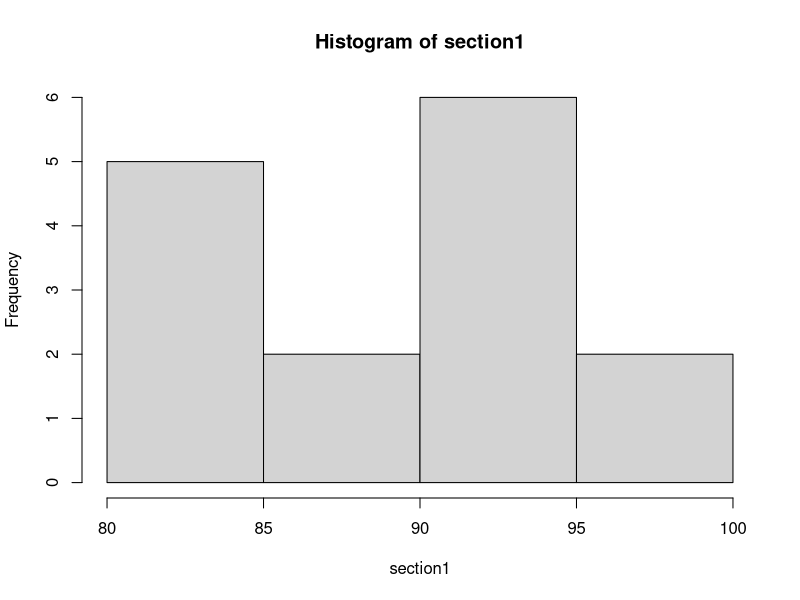
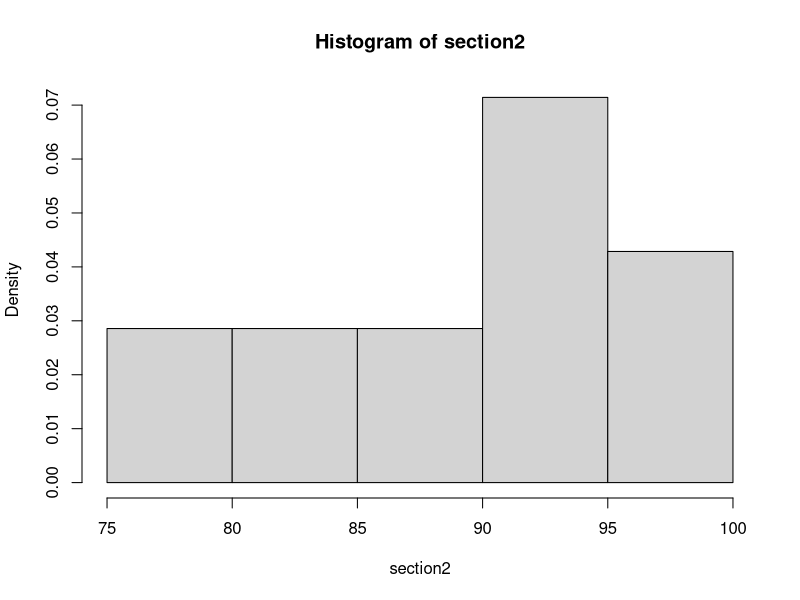
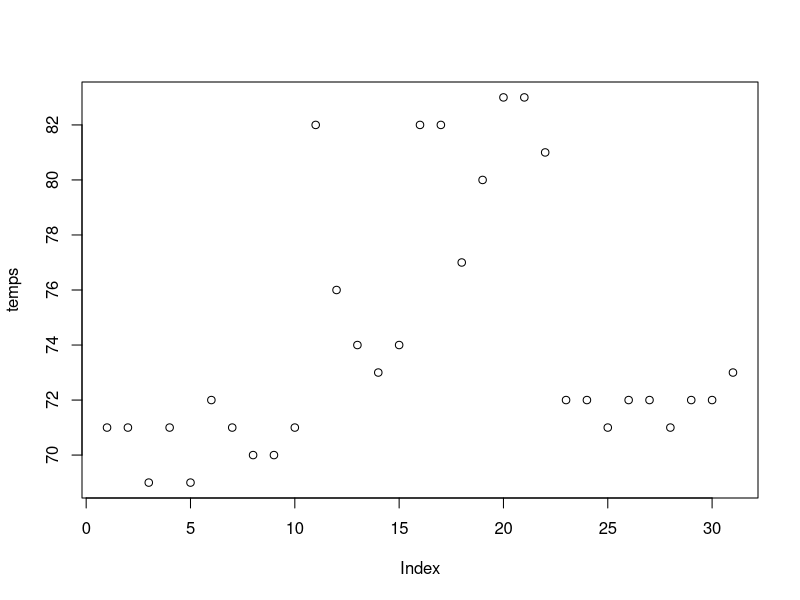
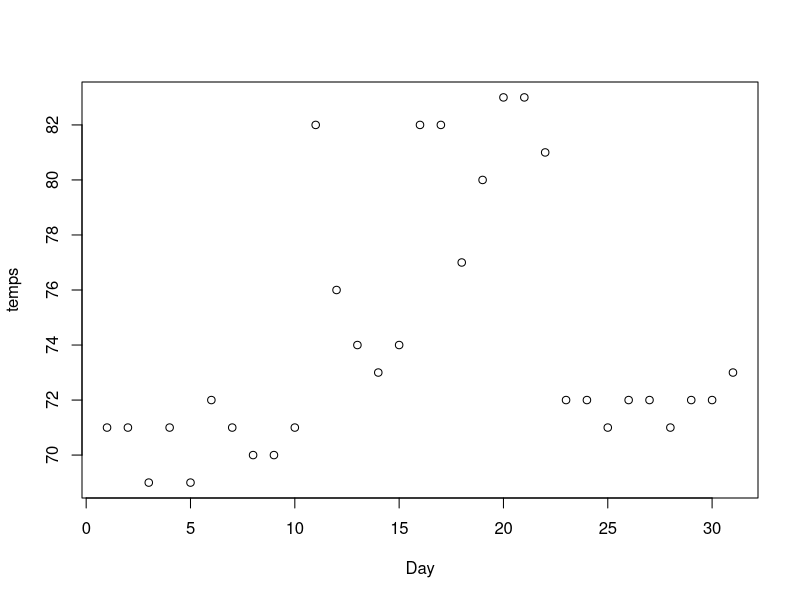
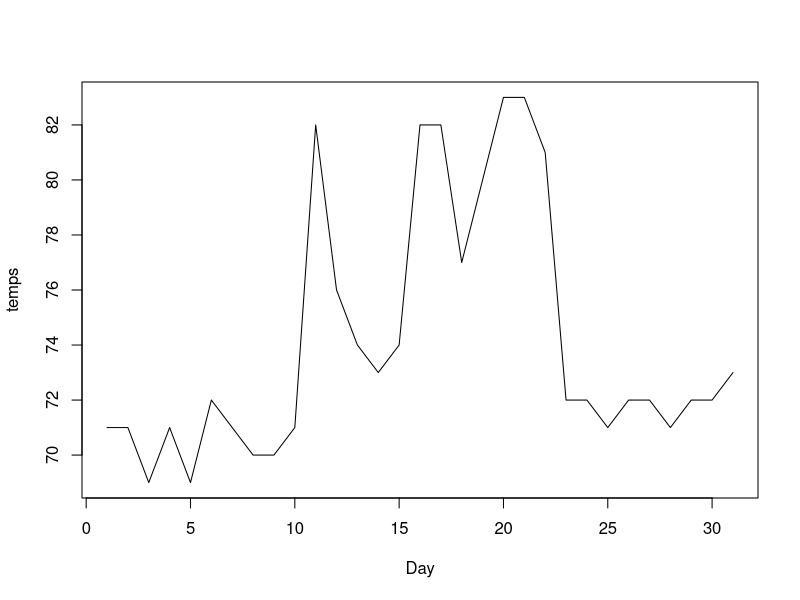

These figures' R source, in order:
## ---- chunk 1
knitr::opts_chunk$set(echo = TRUE)
## ---- chunk 2
section1 <- c(92, 88, 100, 96, 80, 82, 85, 93, 81, 95, 84, 92, 93, 90, 92)
section2 <- c(92, 90, 99, 95, 78, 81, 83, 94, 75, 98, 94, 96, 94, 89)
## ---- chunk 3
mean(section1)
mean(section2)
median(section1)
median(section2)
table(section1) # Mode is 92
table(section2) # Mode is 94
## ---- chunk 4
length(section1)
length(section2)
## ---- chunk 5
sort(section1)
sort(section2)
## ---- chunk 6
hist(section1, freq=TRUE)
hist(section2, freq=FALSE)
## ---- chunk 7
sum(section1)/length(section1)
## ---- chunk 8
temps <- c(71, 71, 69, 71, 69, 72, 71, 70, 70, 71, 82, 76, 74, 73, 74, 82, 82, 77, 80, 83, 83, 81, 72, 72, 71, 72, 72, 71, 72, 72, 73)
## ---- chunk 9
plot(temps)
## ---- chunk 10
length(temps)
## ---- chunk 11
li <- seq(1:length(temps))
## ---- chunk 12
plot(x=li, y=temps, xlab="Day")
## ---- chunk 13
plot(x=li, y=temps, xlab="Day", type='l')
## ---- chunk 14
section1[5] <- 83
## ---- chunk 15
mean(section1)
median(section1)
